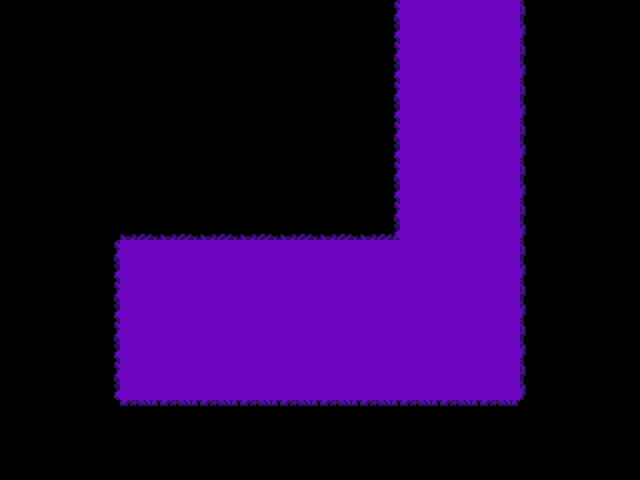

A level layout from a 2D game, rendered from its tile map. Below: a short description, then the map file with its tile-grid data intact:
An orthogonal 16x12 tile map with 40x40 px tiles, 1 tile layer (tiles), 2 tilesets and 13 objects (2x purplegrass, candytree, transition, interactable, spawn, ...).

<map version="1.10" tiledversion="1.10.2" orientation="orthogonal" renderorder="right-down" width="16" height="12" tilewidth="40" tileheight="40" infinite="0" nextlayerid="6" nextobjectid="19">
 <editorsettings>
  <export target="dark_candies.lua" format="lua" />
 </editorsettings>
 <properties>
  <property name="border" value="field" />
  <property name="music" value="deltarune/field_of_hopes" />
 </properties>
 <tileset firstgid="1" source="../../tilesets/darkfield_tiles.tsx" />
 <tileset firstgid="73" source="../../tilesets/other-objects.tsx" />
 <layer id="1" name="tiles" width="16" height="12">
  <data encoding="csv">
0,0,0,0,0,0,0,0,0,15,1,1,1,13,0,0,
0,0,0,0,0,0,0,0,0,15,1,1,1,13,0,0,
0,0,0,0,0,0,0,0,0,15,1,1,1,13,0,0,
0,0,0,0,0,0,0,0,0,15,1,1,1,13,0,0,
0,0,0,0,0,0,0,0,0,15,1,1,1,13,0,0,
0,0,0,20,20,20,20,20,20,21,1,1,1,13,0,0,
0,0,15,1,1,1,1,1,1,1,1,1,1,13,0,0,
0,0,15,1,1,1,1,1,1,1,1,1,1,13,0,0,
0,0,15,1,1,1,1,1,1,1,1,1,1,13,0,0,
0,0,15,1,1,1,1,1,1,1,1,1,1,13,0,0,
0,0,0,8,8,8,8,8,8,8,8,8,8,0,0,0,
0,0,0,0,0,0,0,0,0,0,0,0,0,0,0,0
</data>
 </layer>
 <objectgroup color="#ff0000" id="2" name="objects_bg" locked="1">
  <object id="2" name="candytree" x="160" y="60" width="140" height="164" />
  <object id="8" name="purplegrass" x="120" y="240" width="400" height="160" />
  <object id="9" name="purplegrass" x="400" y="0" width="120" height="240" />
 </objectgroup>
 <objectgroup color="#0000ff" id="3" name="collision">
  <object id="3" x="360" y="0" width="40" height="240" />
  <object id="4" x="80" y="200" width="40" height="200" />
  <object id="5" x="80" y="400" width="480" height="40" />
  <object id="6" x="520" y="0" width="40" height="400" />
  <object id="7" x="120" y="200" width="240" height="40" />
 </objectgroup>
 <objectgroup color="#ff00ff" id="5" name="objects">
  <object id="14" name="transition" x="400" y="-40" width="120" height="40">
   <properties>
    <property name="map" value="floorcard/junction_1" />
    <property name="marker" value="entry_up" />
   </properties>
  </object>
  <object id="17" gid="77" x="320" y="240" width="40" height="40" />
  <object id="18" name="interactable" x="320" y="200" width="40" height="40">
   <properties>
    <property name="solid" type="bool" value="true" />
    <property name="text1" value="* (These types of trees DON'T contain an item that can heal you.)" />
    <property name="text2" value="* (Whatever you do,[wait:5] DON'T check the tree and use [bind:menu] to open your menu!)" />
    <property name="text3">* (You got it!?)
* (SIGNED,[wait:5] LANCER)</property>
   </properties>
  </object>
 </objectgroup>
 <objectgroup color="#aa00ff" id="4" name="markers">
  <object id="12" name="spawn" x="440" y="320">
   <point />
  </object>
  <object id="13" name="entry_down" x="460" y="80">
   <point />
  </object>
 </objectgroup>
</map>
